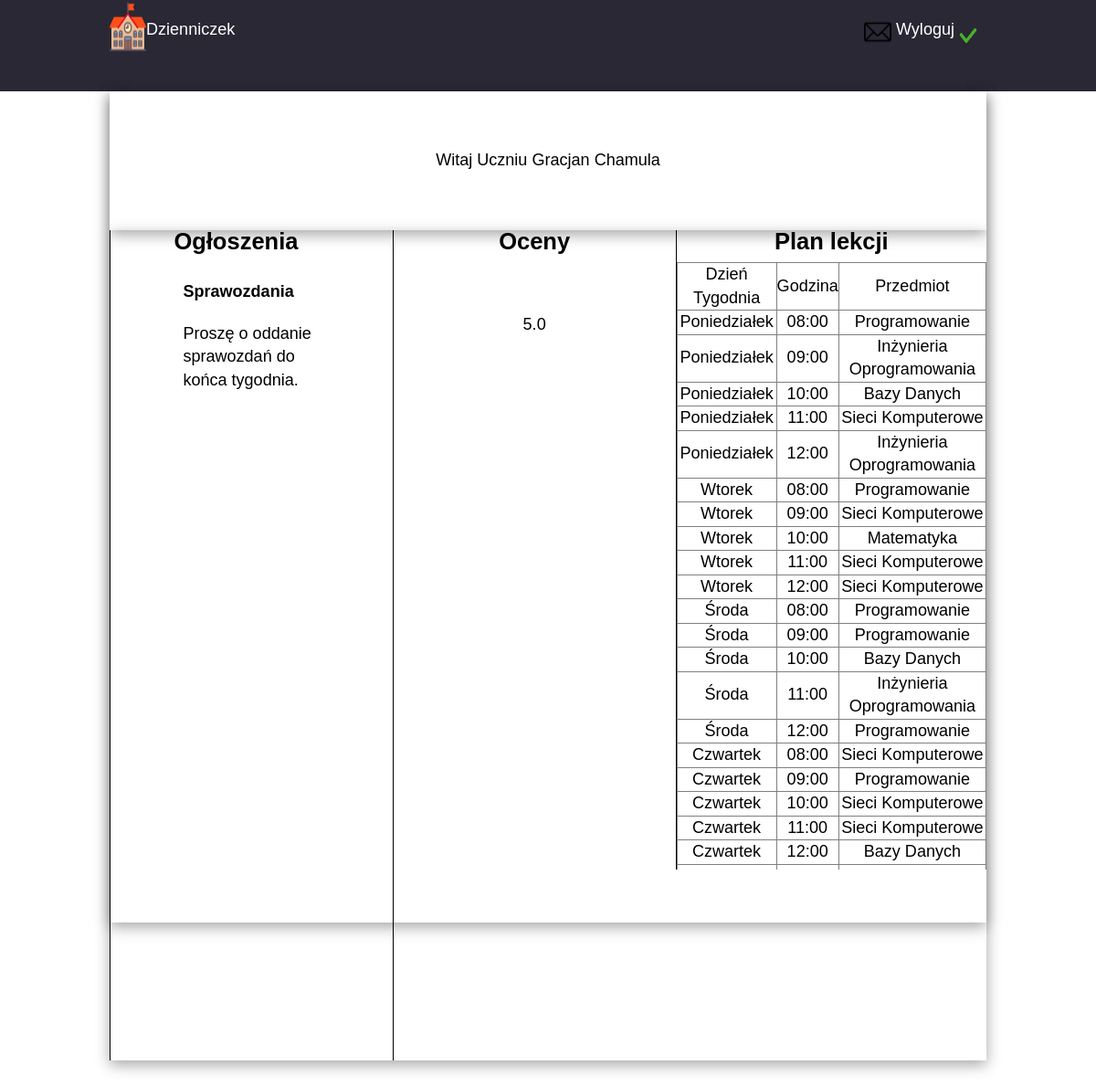
Screenshot of / (signed in) with the database file from the repository.
### model.py (models this page shows, shortened)
class Uczen(db.Model):
    __tablename__ = 'uczniowie'
    id = db.Column(db.Integer, primary_key=True)
    imie = db.Column(db.String(80), nullable=False)
    nazwisko = db.Column(db.String(80), nullable=False)
    login = db.Column(db.String(20), unique=True, nullable=False)
    haslo = db.Column(db.String(20), nullable=False)
    klasa_id = db.Column(db.Integer, db.ForeignKey('klasy.id'), nullable=False)

class Ogloszenia(db.Model):
    __tablename__ = 'ogloszenia'
    id = db.Column(db.Integer, primary_key=True)
    temat = db.Column(db.String(80), nullable=False)
    tresc = db.Column(db.String(120), nullable=False)

class Ocena(db.Model):
    __tablename__ = 'oceny'
    id = db.Column(db.Integer, primary_key=True)
    wartosc = db.Column(db.Float, nullable=False)
    uczen_id = db.Column(db.Integer, db.ForeignKey('uczniowie.id'), nullable=False)
    klasa_id = db.Column(db.Integer, db.ForeignKey('klasy.id'), nullable=False)
    uczen = db.relationship('Uczen', backref=db.backref('oceny', lazy=True))
    klasa = db.relationship('Klasa', backref=db.backref('oceny', lazy=True))
    def __repr__(self):
        return f'<Ocena {self.wartosc} dla ucznia {self.uczen_id} w klasie {self.klasa_id}>'

class PlanLekcji(db.Model):
    __tablename__ = 'plan_lekcji'
    id = db.Column(db.Integer, primary_key=True)
    klasa_id = db.Column(db.Integer, db.ForeignKey('klasy.id'), nullable=False)
    przedmiot_id = db.Column(db.Integer, db.ForeignKey('przedmioty.id'), nullable=False)
    dzien_tygodnia = db.Column(db.String(20), nullable=False)
    godzina = db.Column(db.String(20), nullable=False)

class Przedmiot(db.Model):
    __tablename__ = 'przedmioty'
    id = db.Column(db.Integer, primary_key=True)
    nazwa = db.Column(db.String(50), nullable=False)
    plan_lekcji = db.relationship('PlanLekcji', backref='przedmiot', lazy=True)

### home.py (the view, shortened to what this page needs)
@app.route("/")
def home():
    if 'logged_in' in session:
        print("Witaj w domu!")
        nauczyciel = Nauczyciel.query.filter_by(imie=session["imie"]).first()
        uczen = Uczen.query.filter_by(imie=session["imie"]).first()
        if uczen:
            oceny_ucznia = uczen.oceny
            print(oceny_ucznia)
            plan = PlanLekcji.query.filter_by(klasa_id=uczen.klasa_id)
            print(plan)
            return render_template("main.html",ogloszenia = Ogloszenia.query.all(), oceny=oceny_ucznia,plan=plan)
    else:
        print("test")
        return render_template("main.html")

### templates/main.html (shortened to what this page needs)
<!DOCTYPE html>
<html lang="pl">
<head>
    <link rel="stylesheet" href="{{ url_for('static', filename='base.css') }}">
    <link rel="stylesheet" href="{{ url_for('static', filename='main.css') }}">
</head>
<body>
    <nav class="navbar">
        <div class="navbar-div">
        <img class="school-icon" src="{{url_for('static', filename='images/school.png')}}">
        <h1 class="title-of-page"><a href="/">Dzienniczek</a></h1>
       {%if session['logged_in']%}
       <div class="nav">        {%if session['uczen'] is true%}  <a href="/show_messages"><img class="mail" src="{{url_for('static', filename='images/email.png')}}" alt=""></a>        {% endif %}
        <a class="wyloguj" href="/wyloguj">Wyloguj</a> <img src="{{url_for('static', filename='images/check.png')}}" /></div>
       {% else %}
       <div class="nav"><a class="login" href="/login">Zaloguj sie <img src="{{url_for('static', filename='images/user.png')}}" /></a></div>
       {% endif %}
        </div>
    </nav>
    <main class="main">
        {%if session['logged_in']%}
        {%if session['uczen'] is false%}
        <div class="welcome"><p>Witaj nauczycielu {{ session['imie'] }} {{ session['nazwisko'] }}</p></div>
        {% else %}
        <div class="welcome"><p>Witaj Uczniu {{ session['imie'] }} {{ session['nazwisko'] }}</p></div>
        {% endif %}
        <div class="main-logged">
        <div class="announcement">
            <div class="container_ann">
            <h1>Ogłoszenia</h1>
            <div class="announcement-div">
            {% for ogloszenie in ogloszenia %}
                <p class="temat">{{ ogloszenie.temat }}</p>
                <p class="tresc"> {{ ogloszenie.tresc }}</p>
            {% endfor %}
        </div>
        </div>
        {%if session['uczen'] is true%}
    </div>
        <div class="grades_div">
        <h1>Oceny</h1>
        {% for ocena in oceny %}
                    <p class="oceny">{{ ocena.wartosc }}</p>
                {% endfor %}
        </div>
        <div class="plan_lekcji">
            <h1>Plan lekcji</h1>
            <table border="1">
                <tr>
                    <th>Dzień Tygodnia</th>
                    <th>Godzina</th>
                    <th>Przedmiot</th>
                </tr>
                {% for lekcja in plan %}
                <tr>
                    <td>{{ lekcja.dzien_tygodnia }}</td>
                    <td>{{ lekcja.godzina }}</td>
                    <td>{{ lekcja.przedmiot.nazwa }}</td>
                </tr>
                {% endfor %}
            </table>
            </div>
        {% endif %}
        </div>
        {% else %}
            <div class="h1-container">
            <h1 class="big-h1">Aby zobaczyc zawartosc zaloguj sie</h1>
            </div>
        {% endif %}
    </main>
</body>
</html>

### static/base.css (style rules this page uses)
* { margin: 0; padding: 0; box-sizing: border-box; font-family: Work Sans,Arial,sans-serif; font-size: 1.0625rem; line-height: 1.5rem; font-weight: 500; }
a { color: white; text-decoration: none; }
.nav img { width: 30px !important; margin-right: 5px; }
.navbar-div { width: 80%; display: flex; }
.nav { margin-top: 20px; display: flex; width: 50%; justify-content: right; }
.navbar { width: 100%; height: 100px; background-color: #2a2835; color: #fff; display: flex; justify-content: center; align-items: baseline; }
.title-of-page { margin-top: 20px; width: 50%; }
.main { margin: auto; width: 80%; height: 60vh; }
.main { box-shadow: rgba(0, 0, 0, 0.35) 0px 5px 15px; }
.school-icon { width: 40px; color: white; }

### static/main.css (style rules this page uses)
.welcome { display: flex; height: 10vh; justify-content: center; align-items: center; font-size: 1rem; font-weight: 600; box-shadow: rgba(0, 0, 0, 0.35) 0px 5px 15px; }
.main-logged { display: flex; height: 60vh; box-shadow: rgba(0, 0, 0, 0.35) 0px 5px 15px; }
.plan_lekcji h1 { font-weight: 800; font-size: 1.5rem; margin-bottom: 10px; }
.container_ann { display: flex; flex-direction: column; justify-content: space-between; }
.main { box-shadow: rgba(0, 0, 0, 0.35) 0px 5px 15px; }
.announcement { border-left: 1px solid black; width: 30vh; display: flex; flex-direction: column; justify-content: space-between; align-items: center; }
.announcement h1 { height: 10%; font-weight: 800; font-size: 1.5rem; margin-bottom: 20px; }
.announcement-div { display: flex; flex-direction: column; width: 100%; }
.wyloguj { color: white; }
.announcement-div p { margin: 10px; }
.temat { font-weight: 700; }
.tresc { max-width: 150px; overflow-wrap: break-word; }
.mail { width: 20px; }
.grades_div { border-left: 1px solid black; width: 30vh; display: flex; flex-direction: column; align-items: center; overflow-y: auto; }
.grades_div h1 { height: 10%; font-weight: 800; font-size: 1.5rem; }
.plan_lekcji { border-left: 1px solid black; width: 500px; text-align: center; max-height: 700px; align-items: center; overflow-y: auto; }
.plan_lekcji table { overflow-y: auto; overflow-x: auto; height: 300px; margin: auto; border-collapse: collapse; }
.plan_lekcji h1 { font-weight: 800; }

### rows the page displays
Uczen: imie "Gracjan", nazwisko "Chamula"
Ogloszenia: temat "Sprawozdania", tresc "Proszę o oddanie sprawozdań do końca tygodnia."
Ocena: wartosc "5.0"
PlanLekcji: dzien_tygodnia "Poniedziałek", godzina "08:00", przedmiot.nazwa "Programowanie"
PlanLekcji: dzien_tygodnia "Poniedziałek", godzina "09:00", przedmiot.nazwa "Inżynieria Oprogramowania"
PlanLekcji: dzien_tygodnia "Poniedziałek", godzina "10:00", przedmiot.nazwa "Bazy Danych"
PlanLekcji: dzien_tygodnia "Poniedziałek", godzina "11:00", przedmiot.nazwa "Sieci Komputerowe"
PlanLekcji: dzien_tygodnia "Poniedziałek", godzina "12:00", przedmiot.nazwa "Inżynieria Oprogramowania"
PlanLekcji: dzien_tygodnia "Wtorek", godzina "08:00", przedmiot.nazwa "Programowanie"
PlanLekcji: dzien_tygodnia "Wtorek", godzina "09:00", przedmiot.nazwa "Sieci Komputerowe"
PlanLekcji: dzien_tygodnia "Wtorek", godzina "10:00", przedmiot.nazwa "Matematyka"
PlanLekcji: dzien_tygodnia "Wtorek", godzina "11:00", przedmiot.nazwa "Sieci Komputerowe"
PlanLekcji: dzien_tygodnia "Wtorek", godzina "12:00", przedmiot.nazwa "Sieci Komputerowe"
PlanLekcji: dzien_tygodnia "Środa", godzina "08:00", przedmiot.nazwa "Programowanie"
PlanLekcji: dzien_tygodnia "Środa", godzina "09:00", przedmiot.nazwa "Programowanie"
PlanLekcji: dzien_tygodnia "Środa", godzina "10:00", przedmiot.nazwa "Bazy Danych"
PlanLekcji: dzien_tygodnia "Środa", godzina "11:00", przedmiot.nazwa "Inżynieria Oprogramowania"
PlanLekcji: dzien_tygodnia "Środa", godzina "12:00", przedmiot.nazwa "Programowanie"
PlanLekcji: dzien_tygodnia "Czwartek", godzina "08:00", przedmiot.nazwa "Sieci Komputerowe"
PlanLekcji: dzien_tygodnia "Czwartek", godzina "09:00", przedmiot.nazwa "Programowanie"
PlanLekcji: dzien_tygodnia "Czwartek", godzina "10:00", przedmiot.nazwa "Sieci Komputerowe"
PlanLekcji: dzien_tygodnia "Czwartek", godzina "11:00", przedmiot.nazwa "Sieci Komputerowe"
PlanLekcji: dzien_tygodnia "Czwartek", godzina "12:00", przedmiot.nazwa "Bazy Danych"
